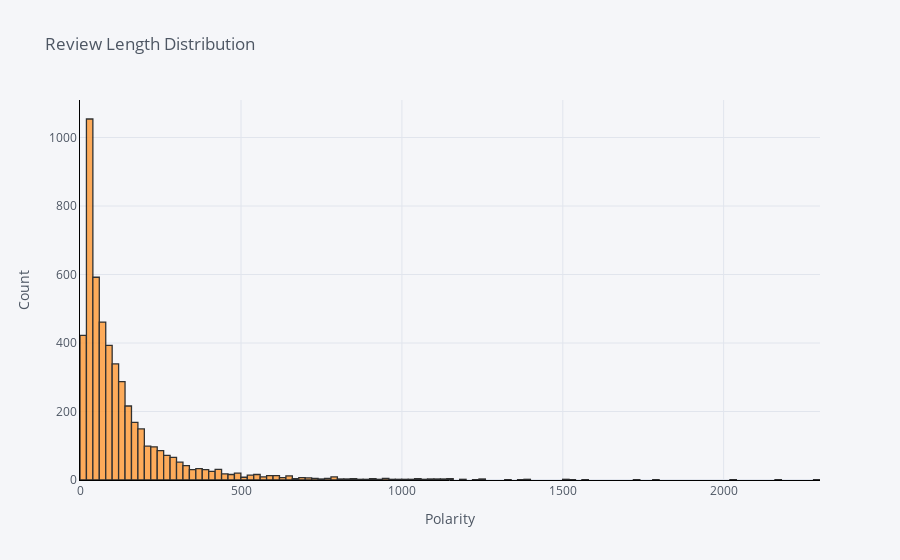

This figure's notebook cell:
### Code cell
reviews['review_len'].iplot(
    kind ='hist',
    bins = 150,
    xTitle ='Polarity',
    linecolor = 'black',
    yTitle = 'Count',
    title = 'Review Length Distribution')

### Figure 1 — Plotly figure (JSON) as saved in the notebook; plotly's stock layout.template omitted (floating-point values rounded to 4 significant figures; data arrays with more than 128 entries replaced by an {"elided": "..."} marker saying what was removed)
{"data": [{"histfunc": "count", "histnorm": "", "marker": {"color": "rgba(255, 153, 51, 1.0)", "line": {"color": "#000000", "width": 1.3}}, "name": "review_len", "nbinsx": 150, "opacity": 0.8, "orientation": "v", "type": "histogram", "x": {"elided": "5000 int values"}}], "layout": {"barmode": "overlay", "legend": {"bgcolor": "#F5F6F9", "font": {"color": "#4D5663"}}, "paper_bgcolor": "#F5F6F9", "plot_bgcolor": "#F5F6F9", "title": {"font": {"color": "#4D5663"}, "text": "Review Length Distribution"}, "xaxis": {"gridcolor": "#E1E5ED", "linecolor": "black", "showgrid": true, "tickfont": {"color": "#4D5663"}, "title": {"font": {"color": "#4D5663"}, "text": "Polarity"}, "zerolinecolor": "#E1E5ED"}, "yaxis": {"gridcolor": "#E1E5ED", "linecolor": "black", "showgrid": true, "tickfont": {"color": "#4D5663"}, "title": {"font": {"color": "#4D5663"}, "text": "Count"}, "zerolinecolor": "#E1E5ED"}}}
